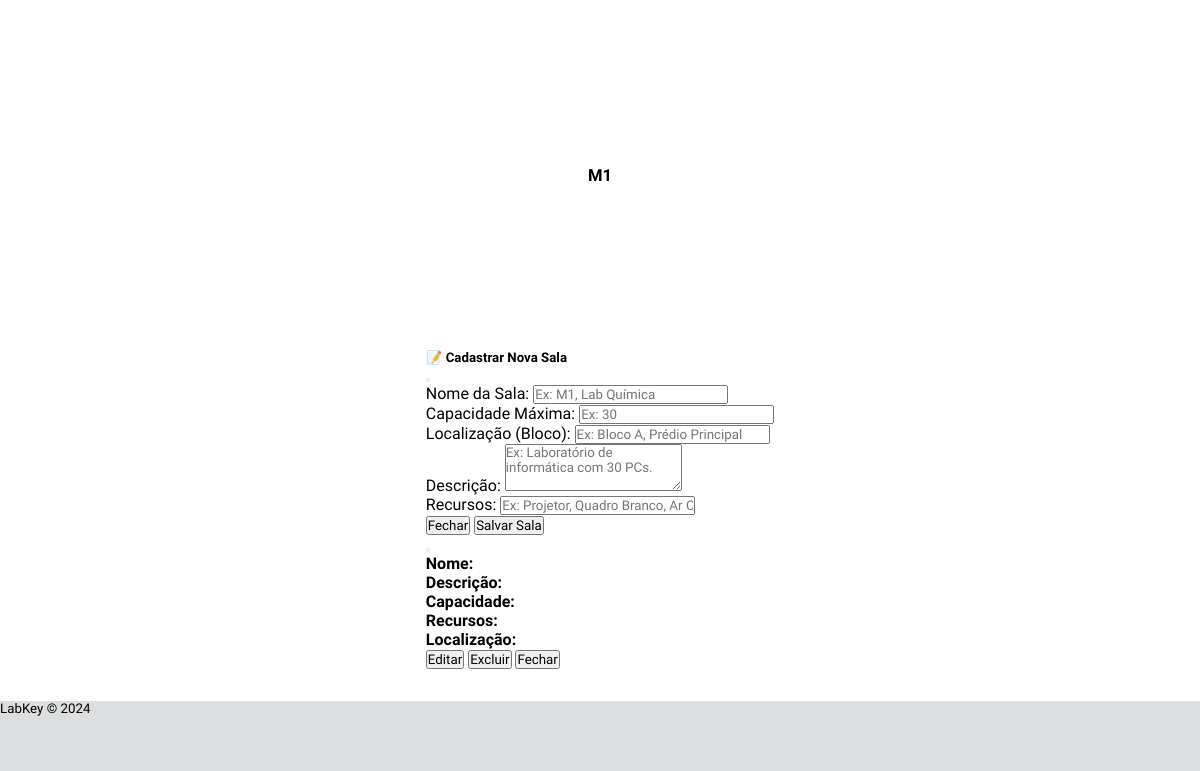
The app's page /salas (signed in, lower part), older data.
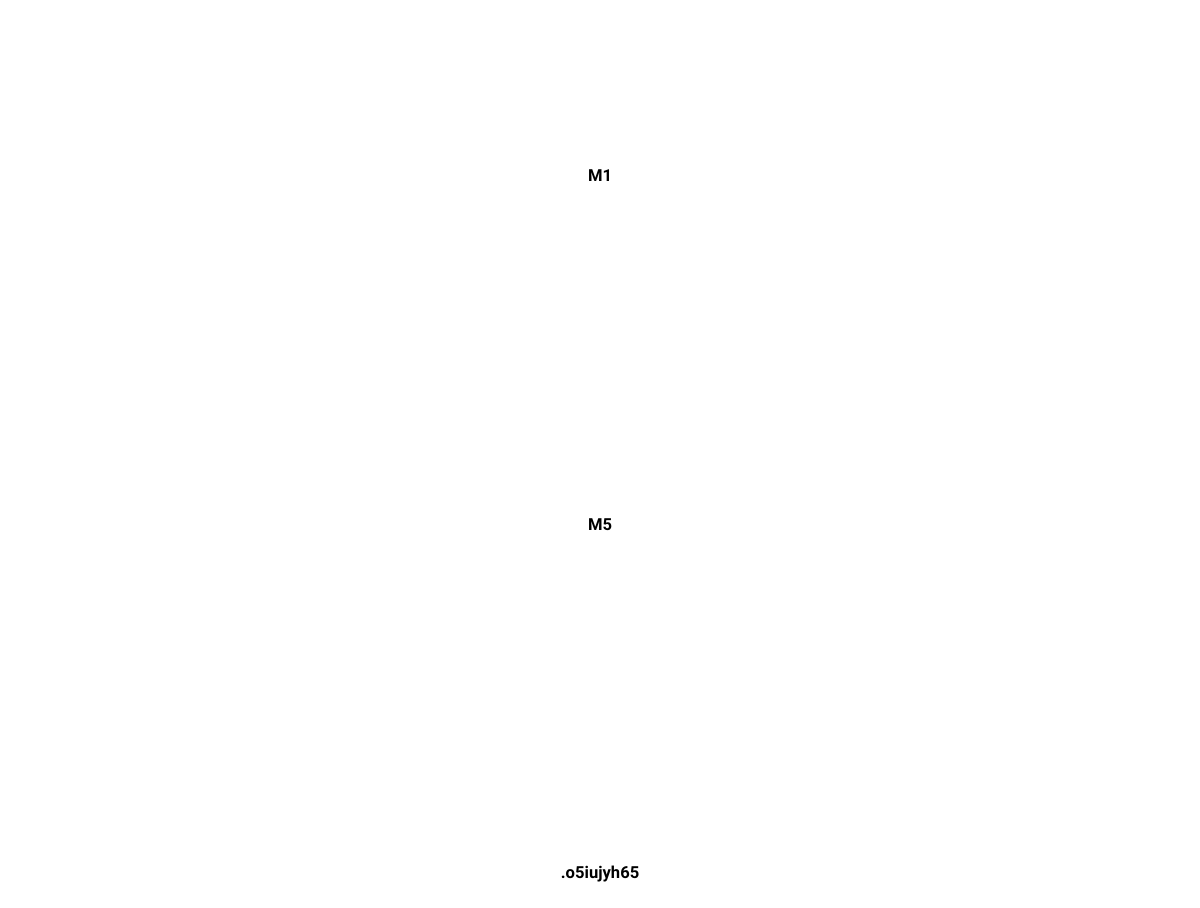
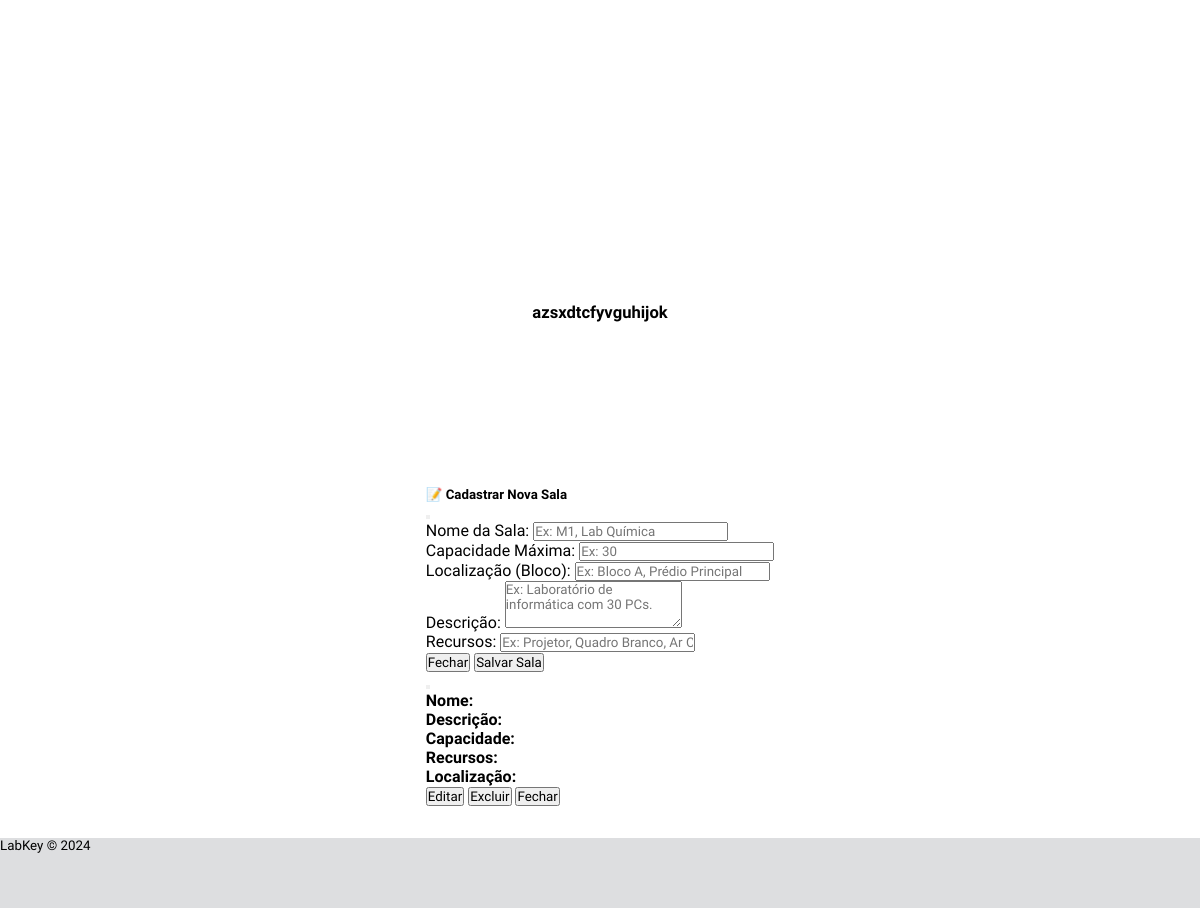
The same page, newer data (2 pictures, top to bottom).
### models/models.py (models this page shows)
class SalaBase(SQLModel):
    nome: str = Field(unique=True, index=True, description="Nome identificador da sala")
    descricao: Optional[str] = Field(default=None, description="Descrição da sala")
    capacidade: int = Field(description="Capacidade máxima de pessoas")
    localizacao: Optional[str] = Field(default=None, description="Localização física da sala") # Opcional
    recursos: Optional[str] = Field(default=None, description="Equipamentos ou recursos disponíveis") # Opcional

class Sala(SalaBase, table=True):
    id: Optional[int] = Field(default=None, primary_key=True)
    reservas: List["Reserva"] = Relationship(back_populates="sala")

### main.py (the view)
@app.get("/salas", summary="Página de Salas")
def salas_page(request: Request, session: Session = Depends(get_session)):
    if "usuario_id" not in request.session:
        return RedirectResponse(url="/login", status_code=status.HTTP_303_SEE_OTHER)
    nome = request.session.get("nome")
    tipo = request.session.get("tipo_usuario")
    salas = session.exec(select(Sala)).all()
    return templates.TemplateResponse("salas.html", {"request": request, "nome": nome, "tipo_usuario": tipo, "salas": salas})

### templates/salas.html (shortened to what this page needs)
{% extends "base_dashboard.html" %} {% block content %}
<div class="container my-5">
  <div class="row row-cols-2 row-cols-md-3 row-cols-lg-5 g-4">
    {% for sala in salas %}
    <div class="col">
      <div
        class="card card-sala text-center border-0 bg-light"
        style="cursor: pointer; min-height: 150px"
        data-sala-nome="{{ sala.nome }}"
        data-sala-capacidade="{{ sala.capacidade }}"
        data-sala-localizacao="{{ sala.localizacao or 'Não Informada' }}"
        data-sala-recursos="{{ sala.recursos or 'Nenhum' }}"
        data-sala-descricao="{{ sala.descricao or 'Nenhuma descrição fornecida.' }}"
        data-coreui-toggle="modal"
        data-coreui-target="#modalDetalhesSala"
      >
        <div class="card-body d-flex align-items-center justify-content-center">
          <h5 class="card-title mb-0 text-dark">{{ sala.nome }}</h5>
        </div>
      </div>
    </div>
    {% endfor %}
  </div>
  <div
    class="modal fade"
    id="modalCadastroSala"
    tabindex="-1"
    aria-labelledby="modalCadastroSalaLabel"
    aria-hidden="true"
  >
    <div class="modal-dialog modal-lg">
      <div class="modal-content">
        <form id="formCadastroSala">
          <div class="modal-header">
            <h5 class="modal-title" id="modalCadastroSalaLabel">
              📝 Cadastrar Nova Sala
            </h5>
            <button
              class="btn-close"
              type="button"
              data-coreui-dismiss="modal"
              aria-label="Fechar"
            ></button>
          </div>
          <div class="modal-body">
            <div class="mb-3">
              <label for="nome" class="form-label">Nome da Sala:</label>
              <input
                class="form-control"
                id="nome"
                name="nome"
                type="text"
                placeholder="Ex: M1, Lab Química"
                required
              />
            </div>
            <div class="mb-3">
              <label for="capacidade" class="form-label"
                >Capacidade Máxima:</label
              >
              <input
                class="form-control"
                id="capacidade"
                name="capacidade"
                type="number"
                min="1"
                placeholder="Ex: 30"
                required
              />
            </div>
            <div class="mb-3">
              <label for="localizacao" class="form-label"
                >Localização (Bloco):</label
              >
              <input
                class="form-control"
                id="localizacao"
                name="localizacao"
                type="text"
                placeholder="Ex: Bloco A, Prédio Principal"
              />
            </div>
            <div class="mb-3">
              <label for="descricao" class="form-label">Descrição:</label>
              <textarea
                class="form-control"
                id="descricao"
                name="descricao"
                rows="3"
                placeholder="Ex: Laboratório de informática com 30 PCs."
              ></textarea>
            </div>
            <div class="mb-3">
              <label for="recursos" class="form-label">Recursos:</label>
              <input
                class="form-control"
                id="recursos"
                name="recursos"
                type="text"
                placeholder="Ex: Projetor, Quadro Branco, Ar Condicionado"
              />
            </div>
          </div>
          <div class="modal-footer">
            <button
              class="btn btn-secondary"
              type="button"
              data-coreui-dismiss="modal"
            >
              Fechar
            </button>
            <button class="btn btn-primary" type="submit">Salvar Sala</button>
          </div>
        </form>
      </div>
    </div>
  </div>
  <div
    class="modal fade"
    id="modalDetalhesSala"
    tabindex="-1"
    aria-labelledby="modalDetalhesSalaLabel"
    aria-hidden="true"
  >
    <div class="modal-dialog">
      <div class="modal-content">
        <div class="modal-header">
          <button
            class="btn-close"
            type="button"
            data-coreui-dismiss="modal"
            aria-label="Fechar"
          ></button>
        </div>
        <div class="modal-body">
          <p><strong>Nome:</strong> </p>
          <p><strong>Descrição:</strong> </p>
          <p>
            <strong>Capacidade:</strong>
          </p>
          <p><strong>Recursos:</strong> </p>
          <p>
            <strong>Localização:</strong>
          </p>
        </div>
        <div class="modal-footer">
          {% if tipo_usuario == 'ADMINISTRADOR' %}
          <button class="btn btn-warning" id="btnEditarSala">Editar</button>
          <button class="btn btn-danger" id="btnExcluirSala">Excluir</button>
          {% endif %}
          <button
            class="btn btn-secondary"
            type="button"
            data-coreui-dismiss="modal"
          >
            Fechar
          </button>
        </div>
      </div>
    </div>
  </div>
</div>
{% endblock %}

### templates/base_dashboard.html (shortened to what this page needs)
<!DOCTYPE html>
<html lang="pt-BR">
  <head>
    <link
      href="https://cdn.jsdelivr.net/npm/@coreui/coreui@5.4.3/dist/css/coreui.min.css"
      rel="stylesheet"
      xintegrity="sha384-oMIIhJL1T5s+PxJr6+Qb0pO1IRFB6OGMM+J57UBT3UQKxSVsb++MkXpu9cLqaJxu"
    />
    <link rel="stylesheet" href="/static/css/style.css" />
  </head>
  <body>
    <div class="dsbd-container">
      <main class="dsbd-main container py-4">
        {% block content %}{% endblock %}
      </main>
      <footer class="dsbd-footer text-center py-3 mt-auto">
        <small>LabKey &copy; 2024</small>
      </footer>
    </div>
  </body>
</html>

### static/css/style.css (style rules this page uses)
* { margin: 0; padding: 0; box-sizing: border-box; font-family: "Lexend", sans-serif; }
html, body { width: 100%; min-height: 100vh; }
.dsbd-container { display: flex; flex-direction: column; width: 100%; min-height: 100vh; background-color:#ffffff }
.index-main, .dsbd-main { display: flex; flex-direction: column; align-items: center; padding: 2rem; }
.dsbd-footer { display: flex; background-color: #dddee0; height: 70px; align-items: baseline; }
.card-sala { cursor: pointer; transition: transform 0.2s, box-shadow 0.2s; aspect-ratio: 1 / 1; display: flex; justify-content: center; align-items: center; font-size: 20px; }

### templates/salas.html (style rules this page uses)
.card-sala { cursor: pointer; transition: transform 0.2s; aspect-ratio: 1 / 1; display: flex; justify-content: center; align-items: center; font-size: 20px; }

Row changes from the older to the newer data that the page shows:
added Sala: nome "M5"
added Sala: nome ".o5iujyh65"
added Sala: nome "azsxdtcfyvguhijok"
